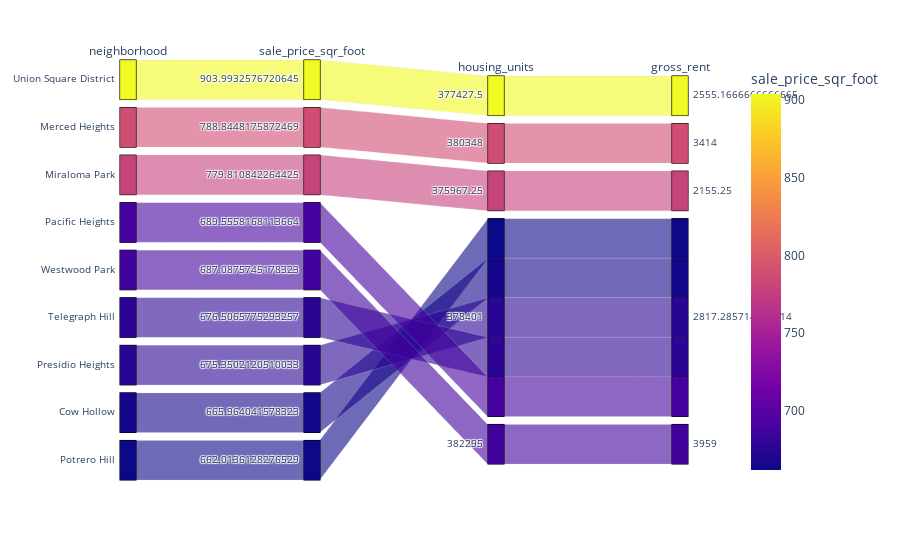

Notebook cell for this chart:
### Code cell
# Parallel Categories Plot

high_price_df_reset = high_price_df.reset_index()

px.parallel_categories(high_price_df_reset, color = 'sale_price_sqr_foot')

### Figure 1 — Plotly figure (JSON) as saved in the notebook; plotly's stock layout.template omitted (floating-point values rounded to 4 significant figures)
{"data": [{"dimensions": [{"label": "neighborhood", "values": ["Union Square District", "Merced Heights", "Miraloma Park", "Pacific Heights", "Westwood Park", "Telegraph Hill", "Presidio Heights", "Cow Hollow", "Potrero Hill"]}, {"label": "sale_price_sqr_foot", "values": [904.0, 788.8, 779.8, 689.6, 687.1, 676.5, 675.4, 666.0, 662.0]}, {"label": "housing_units", "values": [377400.0, 380348, 376000.0, 378401, 382295, 378401, 378401, 378401, 378401]}, {"label": "gross_rent", "values": [2555.0, 3414, 2155.0, 2817.0, 3959, 2817.0, 2817.0, 2817.0, 2817.0]}], "domain": {"x": [0, 1], "y": [0, 1]}, "line": {"color": [904.0, 788.8, 779.8, 689.6, 687.1, 676.5, 675.4, 666.0, 662.0], "coloraxis": "coloraxis"}, "name": "", "type": "parcats"}], "layout": {"coloraxis": {"colorbar": {"title": {"text": "sale_price_sqr_foot"}}, "colorscale": [[0, "#0d0887"], [0.1111, "#46039f"], [0.2222, "#7201a8"], [0.3333, "#9c179e"], [0.4444, "#bd3786"], [0.5556, "#d8576b"], [0.6667, "#ed7953"], [0.7778, "#fb9f3a"], [0.8889, "#fdca26"], [1, "#f0f921"]]}, "legend": {"tracegroupgap": 0}, "margin": {"t": 60}}}
